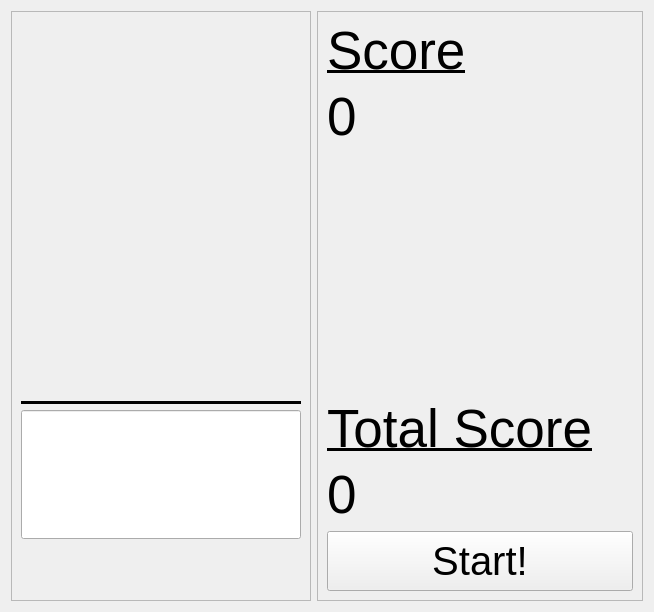
<?xml version="1.0" encoding="UTF-8"?>
<ui version="4.0">
 <class>flashCardGame</class>
 <widget class="QWidget" name="flashCardGame">
  <property name="geometry">
   <rect>
    <x>0</x>
    <y>0</y>
    <width>654</width>
    <height>511</height>
   </rect>
  </property>
  <property name="windowTitle">
   <string>Flash Cards</string>
  </property>
  <layout class="QHBoxLayout" name="horizontalLayout">
   <item>
    <widget class="QFrame" name="frame">
     <property name="maximumSize">
      <size>
       <width>300</width>
       <height>16777215</height>
      </size>
     </property>
     <property name="frameShape">
      <enum>QFrame::StyledPanel</enum>
     </property>
     <property name="frameShadow">
      <enum>QFrame::Raised</enum>
     </property>
     <layout class="QVBoxLayout" name="verticalLayout" stretch="1,1,0,0,0">
      <item>
       <widget class="QLabel" name="valATxt">
        <property name="font">
         <font>
          <pointsize>120</pointsize>
         </font>
        </property>
        <property name="text">
         <string/>
        </property>
        <property name="alignment">
         <set>Qt::AlignRight|Qt::AlignTrailing|Qt::AlignVCenter</set>
        </property>
       </widget>
      </item>
      <item>
       <widget class="QLabel" name="valBTxt">
        <property name="font">
         <font>
          <pointsize>120</pointsize>
         </font>
        </property>
        <property name="text">
         <string/>
        </property>
        <property name="alignment">
         <set>Qt::AlignRight|Qt::AlignTrailing|Qt::AlignVCenter</set>
        </property>
       </widget>
      </item>
      <item>
       <widget class="Line" name="line">
        <property name="frameShadow">
         <enum>QFrame::Plain</enum>
        </property>
        <property name="lineWidth">
         <number>10</number>
        </property>
        <property name="midLineWidth">
         <number>10</number>
        </property>
        <property name="orientation">
         <enum>Qt::Horizontal</enum>
        </property>
       </widget>
      </item>
      <item>
       <widget class="QLineEdit" name="ansBox">
        <property name="font">
         <font>
          <pointsize>80</pointsize>
         </font>
        </property>
        <property name="alignment">
         <set>Qt::AlignRight|Qt::AlignTrailing|Qt::AlignVCenter</set>
        </property>
       </widget>
      </item>
      <item>
       <widget class="QLabel" name="feedbackLabel">
        <property name="font">
         <font>
          <pointsize>30</pointsize>
          <weight>75</weight>
          <italic>true</italic>
          <bold>true</bold>
         </font>
        </property>
        <property name="text">
         <string/>
        </property>
        <property name="alignment">
         <set>Qt::AlignCenter</set>
        </property>
       </widget>
      </item>
     </layout>
    </widget>
   </item>
   <item>
    <widget class="QFrame" name="frame_2">
     <property name="frameShape">
      <enum>QFrame::StyledPanel</enum>
     </property>
     <property name="frameShadow">
      <enum>QFrame::Raised</enum>
     </property>
     <layout class="QVBoxLayout" name="verticalLayout_2">
      <item>
       <widget class="QLabel" name="label">
        <property name="font">
         <font>
          <pointsize>40</pointsize>
          <underline>true</underline>
         </font>
        </property>
        <property name="text">
         <string>Score</string>
        </property>
       </widget>
      </item>
      <item>
       <widget class="QLabel" name="curScoreTxt">
        <property name="font">
         <font>
          <pointsize>40</pointsize>
         </font>
        </property>
        <property name="text">
         <string>0</string>
        </property>
       </widget>
      </item>
      <item>
       <spacer name="verticalSpacer_2">
        <property name="orientation">
         <enum>Qt::Vertical</enum>
        </property>
        <property name="sizeHint" stdset="0">
         <size>
          <width>20</width>
          <height>40</height>
         </size>
        </property>
       </spacer>
      </item>
      <item>
       <widget class="QLabel" name="label_2">
        <property name="font">
         <font>
          <pointsize>40</pointsize>
          <underline>true</underline>
         </font>
        </property>
        <property name="text">
         <string>Total Score</string>
        </property>
       </widget>
      </item>
      <item>
       <widget class="QLabel" name="totalScoreTxt">
        <property name="font">
         <font>
          <pointsize>40</pointsize>
         </font>
        </property>
        <property name="text">
         <string>0</string>
        </property>
       </widget>
      </item>
      <item>
       <widget class="QPushButton" name="startBtn">
        <property name="sizePolicy">
         <sizepolicy hsizetype="Minimum" vsizetype="Fixed">
          <horstretch>0</horstretch>
          <verstretch>1</verstretch>
         </sizepolicy>
        </property>
        <property name="minimumSize">
         <size>
          <width>0</width>
          <height>60</height>
         </size>
        </property>
        <property name="font">
         <font>
          <pointsize>30</pointsize>
         </font>
        </property>
        <property name="text">
         <string>Start!</string>
        </property>
       </widget>
      </item>
     </layout>
    </widget>
   </item>
  </layout>
 </widget>
 <resources/>
 <connections/>
</ui>
